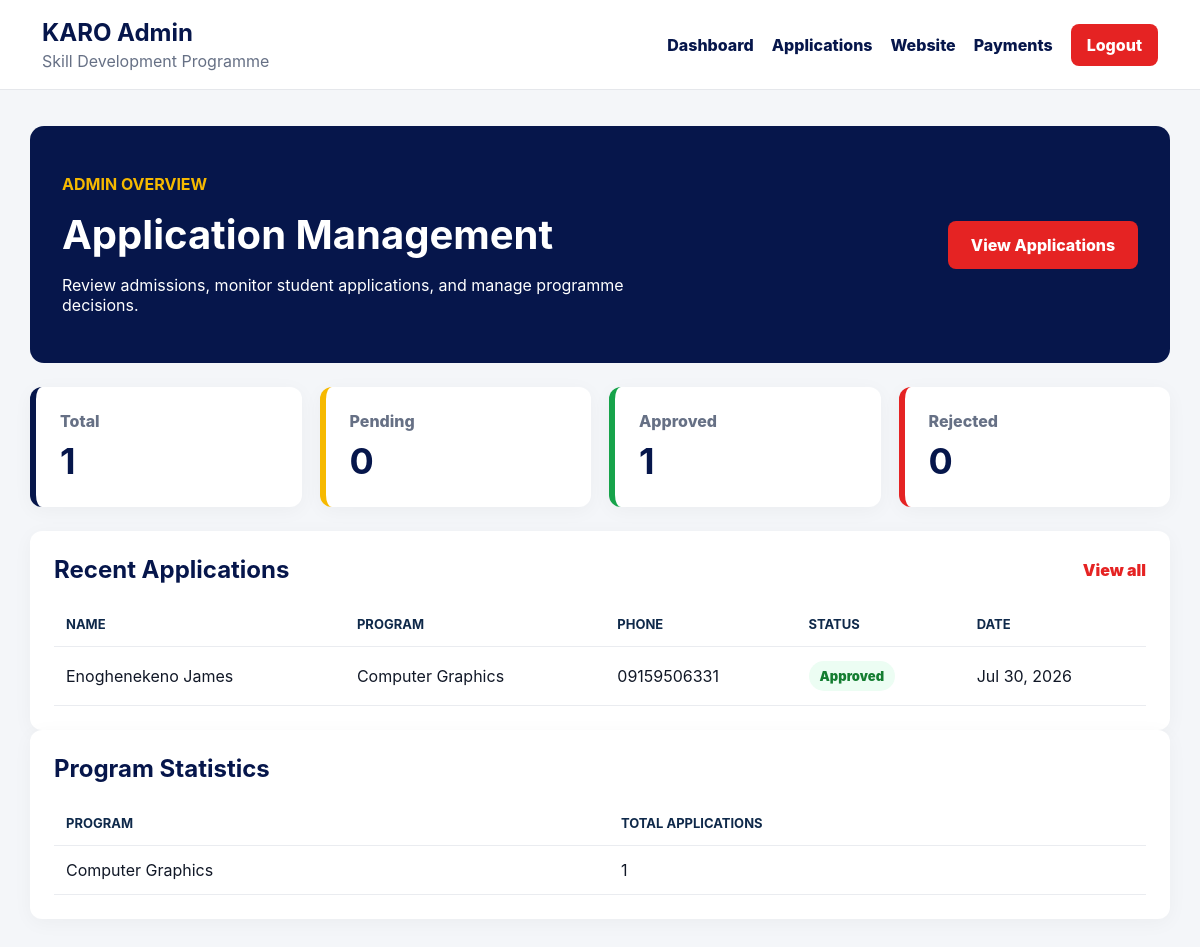
The page /admin-dashboard/ (signed in) on the database its author committed.
### myapp/models.py (models this page shows, shortened)
class TrainingApplication(models.Model):
    student = models.ForeignKey(User, on_delete=models.SET_NULL, blank=True, null=True)
    CATEGORY_CHOICES = [
        ("Adult", "Adult"),
        ("Children", "Children"),
    ]
    PROGRAM_CHOICES = [
        ("ICT", "ICT"),
        ("Computer for Beginners", "Computer for Beginners"),
        ("Computer Graphics", "Computer Graphics"),
        ("Plumbing", "Plumbing"),
        ("Electrical Electronics", "Electrical Electronics"),
        ("Solar System Installation", "Solar System Installation"),
        ("Alamaco & Aluminium Works", "Alamaco & Aluminium Works"),
    ]
    DURATION_CHOICES = [
        ("3 months", "3 months"),
        ("6 months", "6 months"),
        ("1 year", "1 year"),
    ]
    STATUS_CHOICES = [
        ("Pending", "Pending"),
        ("Approved", "Approved"),
        ("Rejected", "Rejected"),
    ]
    surname = models.CharField(max_length=100)
    first_name = models.CharField(max_length=100)
    middle_name = models.CharField(max_length=100, blank=True)
    address = models.TextField()
    age = models.PositiveIntegerField()
    category = models.CharField(max_length=20, choices=CATEGORY_CHOICES)
    phone_number = models.CharField(max_length=20, blank=True)
    level_of_education = models.CharField(max_length=100)
    program = models.CharField(max_length=100, choices=PROGRAM_CHOICES)
    duration = models.CharField(max_length=20, choices=DURATION_CHOICES)
    start_date = models.DateField()
    end_date = models.DateField()
    guardian_name = models.CharField(max_length=100, blank=True)
    guardian_address = models.TextField(blank=True)
    guardian_phone_number = models.CharField(max_length=20, blank=True)
    student_passport = models.ImageField(upload_to="passports/students/")
    guardian_passport = models.ImageField(upload_to="passports/guardians/")
    status = models.CharField(max_length=20, choices=STATUS_CHOICES, default="Pending")
    application_date = models.DateTimeField(auto_now_add=True)
    admin_message = models.TextField(blank=True)
    admin_notes = models.TextField(blank=True)
    reviewed_at = models.DateTimeField(blank=True, null=True)

### myapp/views.py (the view)
# urls.py: path('admin-dashboard/', views.admin_dashboard, name='admin_dashboard'),
@login_required
@user_passes_test(is_admin)
def admin_dashboard(request):
    total_applications = TrainingApplication.objects.count()
    pending_applications = TrainingApplication.objects.filter(status="Pending").count()
    approved_applications = TrainingApplication.objects.filter(status="Approved").count()
    rejected_applications = TrainingApplication.objects.filter(status="Rejected").count()
    recent_applications = TrainingApplication.objects.order_by("-application_date")[:5]
    program_statistics = (
        TrainingApplication.objects
        .values("program")
        .annotate(total=Count("id"))
        .order_by("-total")
    )
    return render(request, "myapp/admin_dashboard.html", {
        "total_applications": total_applications,
        "pending_applications": pending_applications,
        "approved_applications": approved_applications,
        "rejected_applications": rejected_applications,
        "recent_applications": recent_applications,
        "program_statistics": program_statistics,
    })

### myapp/views.py (called while the page is built)
def is_admin(user):
    return user.is_staff

### templates/myapp/admin_dashboard.html (shortened to what this page needs)
{% load static %}
<!DOCTYPE html>
<html lang="en">
<head>
    <link rel="stylesheet" href="{% static 'css/home.css' %}">
</head>
<body class="admin-page">
<header class="admin-topbar">
    <div>
        <h2>KARO Admin</h2>
        <p>Skill Development Programme</p>
    </div>
    <nav>
        <a href="/admin-dashboard/">Dashboard</a>
        <a href="/admin-applications/">Applications</a>
        <a href="/">Website</a>
        <a href="/admin-payments/">Payments</a>
        <a href="/logout/" class="admin-logout">Logout</a>
    </nav>
</header>
<main class="admin-layout">
    <section class="admin-hero">
        <div>
            <p class="tagline">Admin overview</p>
            <h1>Application Management</h1>
            <p>Review admissions, monitor student applications, and manage programme decisions.</p>
        </div>
        <a href="/admin-applications/" class="submit-btn admin-hero-btn">View Applications</a>
    </section>
    <section class="stats-grid">
        <div class="stat-card">
            <span>Total</span>
            <strong>{{ total_applications }}</strong>
        </div>
        <div class="stat-card pending">
            <span>Pending</span>
            <strong>{{ pending_applications }}</strong>
        </div>
        <div class="stat-card approved">
            <span>Approved</span>
            <strong>{{ approved_applications }}</strong>
        </div>
        <div class="stat-card rejected">
            <span>Rejected</span>
            <strong>{{ rejected_applications }}</strong>
        </div>
    </section>
    <section class="admin-panel">
        <div class="panel-heading">
            <h2>Recent Applications</h2>
            <a href="/admin-applications/">View all</a>
        </div>
        <div class="admin-table-wrap">
            <table class="admin-table">
                <thead>
                    <tr>
                        <th>Name</th>
                        <th>Program</th>
                        <th>Phone</th>
                        <th>Status</th>
                        <th>Date</th>
                    </tr>
                </thead>
                <tbody>
                    {% for application in recent_applications %}
                        <tr>
                            <td>{{ application.surname }} {{ application.first_name }}</td>
                            <td>{{ application.program }}</td>
                            <td>{{ application.phone_number }}</td>
                            <td><span class="status-pill {{ application.status|lower }}">{{ application.status }}</span></td>
                            <td>{{ application.application_date|date:"M d, Y" }}</td>
                        </tr>
                    {% empty %}
                        <tr>
                            <td colspan="5">No applications yet.</td>
                        </tr>
                    {% endfor %}
                </tbody>
            </table>
        </div>
    </section>
    <section class="admin-panel">
        <div class="panel-heading">
            <h2>Program Statistics</h2>
        </div>
        <div class="admin-table-wrap">
            <table class="admin-table">
                <thead>
                    <tr>
                        <th>Program</th>
                        <th>Total Applications</th>
                    </tr>
                </thead>
                <tbody>
                    {% for item in program_statistics %}
                        <tr>
                            <td>{{ item.program }}</td>
                            <td>{{ item.total }}</td>
                        </tr>
                    {% empty %}
                        <tr>
                            <td colspan="2">No program data yet.</td>
                        </tr>
                    {% endfor %}
                </tbody>
            </table>
        </div>
    </section>
</main>
</body>
</html>

### static/css/home.css (style rules this page uses)
body { margin: 0; font-family: Arial, sans-serif; background: #f5f7fb; color: #111827; }
.tagline { color: #f6b900; font-weight: bold; text-transform: uppercase; }
.cancel-btn, .submit-btn { min-height: 48px; border-radius: 8px; font-size: 16px; font-weight: 800; cursor: pointer; text-align: center; }
.submit-btn { color: #ffffff; background: #e52323; border: none; }
.admin-page { margin: 0; background: #f4f6f9; color: #111827; font-family: Inter, "Segoe UI", system-ui, Arial, sans-serif; }
.admin-topbar { display: flex; justify-content: space-between; align-items: center; gap: 24px; padding: 18px 42px; background: #ffffff; border-bottom: 1px solid #e5e7eb; }
.admin-topbar h2 { margin: 0; color: #06164b; }
.admin-topbar p { margin: 4px 0 0; color: #667085; }
.admin-topbar nav { display: flex; align-items: center; gap: 18px; }
.admin-topbar a { color: #06164b; font-weight: 800; text-decoration: none; }
.admin-logout { padding: 11px 16px; color: #ffffff !important; background: #e52323; border-radius: 8px; }
.admin-layout { max-width: 1180px; margin: 0 auto; padding: 36px 20px; }
.admin-hero { display: flex; align-items: center; justify-content: space-between; gap: 24px; padding: 32px; color: #ffffff; background: #06164b; border-radius: 14px; }
.admin-hero h1 { margin: 0 0 10px; font-size: 40px; }
.admin-hero p { max-width: 620px; }
.admin-hero-btn { display: inline-flex; align-items: center; justify-content: center; min-width: 190px; text-decoration: none; }
.stats-grid { display: grid; grid-template-columns: repeat(4, 1fr); gap: 18px; margin: 24px 0; }
.stat-card { background: #ffffff; padding: 24px; border-radius: 12px; border-left: 6px solid #06164b; box-shadow: 0 4px 20px rgba(0, 0, 0, 0.04); }
.stat-card span { display: block; color: #667085; font-weight: 800; }
.stat-card strong { display: block; margin-top: 8px; color: #06164b; font-size: 36px; }
.stat-card.pending { border-left-color: #f6b900; }
.stat-card.approved { border-left-color: #16a34a; }
.stat-card.rejected { border-left-color: #e52323; }
.admin-panel { background: #ffffff; padding: 24px; border-radius: 12px; box-shadow: 0 4px 20px rgba(0, 0, 0, 0.04); }
.panel-heading { display: flex; justify-content: space-between; align-items: center; gap: 18px; margin-bottom: 18px; }
.panel-heading h2 { margin: 0; color: #06164b; }
.panel-heading a { color: #e52323; font-weight: 900; text-decoration: none; }
.admin-table-wrap { overflow-x: auto; }
.admin-table { width: 100%; border-collapse: collapse; }
.admin-table th, .admin-table td { padding: 14px 12px; text-align: left; border-bottom: 1px solid #eaecf0; }
.admin-table th { color: #0f294a; font-size: 13px; text-transform: uppercase; }
.status-pill { display: inline-flex; padding: 7px 11px; border-radius: 999px; font-size: 13px; font-weight: 900; }
.status-pill.approved { color: #147d31; background: #ecfdf3; }
body { margin: 0; font-family: "Inter", Arial, sans-serif; background: #f6f8fc; color: #0f172a; }
html { scroll-behavior: smooth; }
* { box-sizing: border-box; }

### rows shown on the page
TrainingApplication: surname "Enoghenekeno", first_name "James", program "Computer Graphics", phone_number "09159506331", status "Approved", application_date "Jul 30, 2026"

### other values the page prints
{{ total_applications }} "1"
{{ pending_applications }} "0"
{{ approved_applications }} "1"
{{ rejected_applications }} "0"
{{ item.program }} "Computer Graphics"
{{ item.total }} "1"
